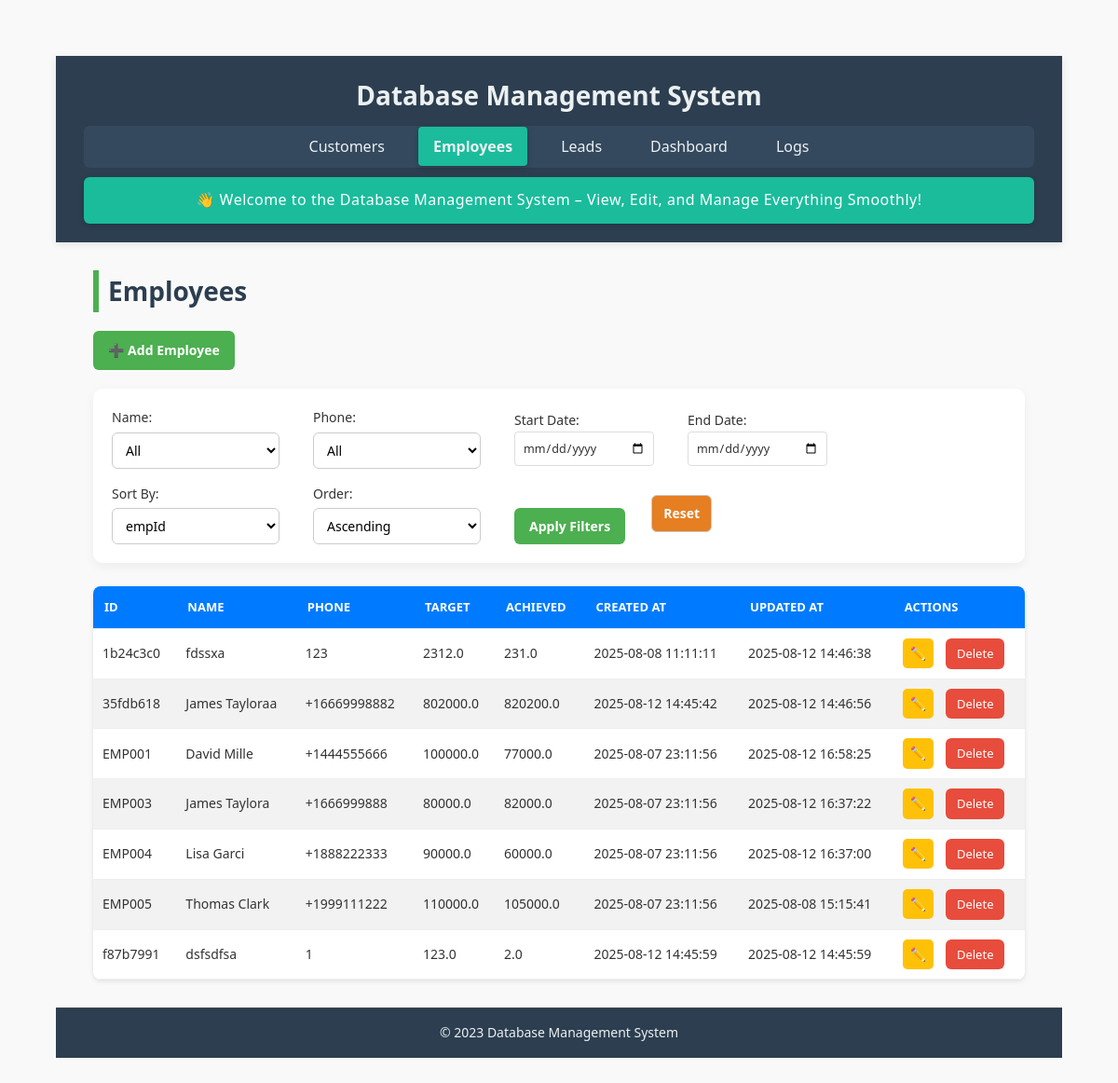
Page /employees on the earlier database version.
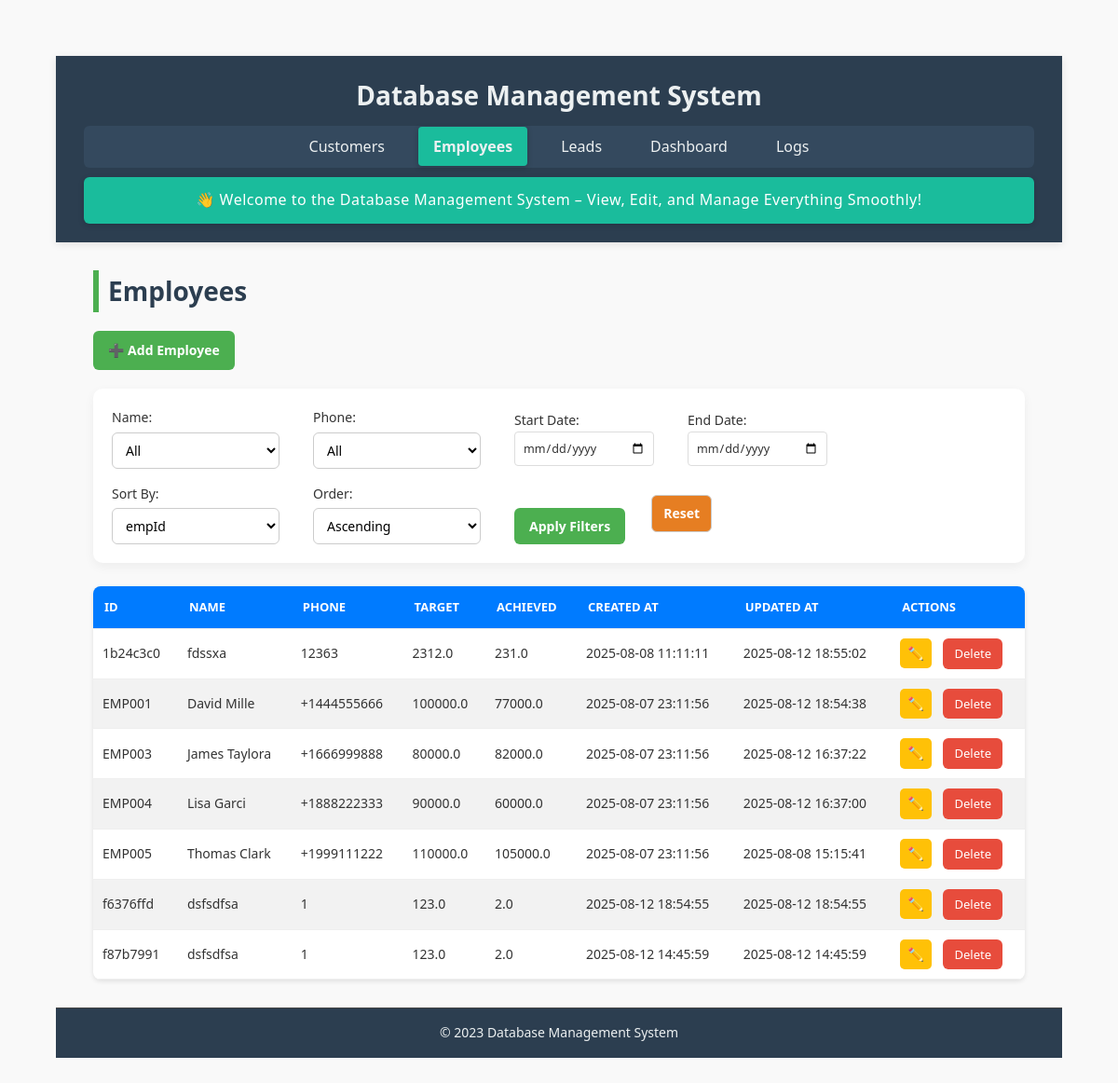
Same page on the later database version.
### tables this page shows
CREATE TABLE employees (
    empId TEXT PRIMARY KEY,
    empName TEXT NOT NULL,
    phoneNo TEXT,
    targetAmount REAL NOT NULL CHECK (targetAmount >= 0),
    achievedAmount REAL NOT NULL CHECK (achievedAmount >= 0),
    createdAt TEXT DEFAULT CURRENT_TIMESTAMP,
    updatedAt TEXT DEFAULT CURRENT_TIMESTAMP
);

### app.py (the view)
@app.route('/employees')
def employees():
    filters = {
        'empName': request.args.get('empName', ''),
        'phoneNo': request.args.get('phoneNo', ''),
        'start_date': request.args.get('start_date', ''),
        'end_date': request.args.get('end_date', '')
    }
    sort_by = request.args.get('sort_by', 'empId')
    sort_order = request.args.get('sort_order', 'asc')
    query = "SELECT * FROM employees WHERE 1=1"
    params = []
    for col in ['empName', 'phoneNo']:
        val = filters[col]
        if val:
            query += f" AND {col} = ?"
            params.append(val)
    if filters['start_date']:
        query += " AND DATE(createdAt) >= ?"
        params.append(filters['start_date'])
    if filters['end_date']:
        query += " AND DATE(createdAt) <= ?"
        params.append(filters['end_date'])
    query += f" ORDER BY {sort_by} {sort_order.upper()}"
    with closing(get_db_connection()) as conn:
        with closing(conn.cursor()) as cursor:
            cursor.execute(query, params)
            employees = cursor.fetchall()
            column_values = {
                'empName': [row['empName'] for row in conn.execute("SELECT DISTINCT empName FROM employees")],
                'phoneNo': [row['phoneNo'] for row in conn.execute("SELECT DISTINCT phoneNo FROM employees")]
            }
    return render_template('employees.html',
                         employees=employees,
                         filters=filters,
                         sort_by=sort_by,
                         sort_order=sort_order,
                         column_values=column_values)

### app.py (called while the page is built)
def get_db_connection():
    conn = sqlite3.connect(DATABASE, timeout=10)
    conn.row_factory = sqlite3.Row
    conn.execute("PRAGMA journal_mode=WAL")
    return conn

### templates/employees.html (shortened to what this page needs)
{% extends "base.html" %}
{% block content %}
<h2>Employees</h2>
<div class="button-group">
    <a href="{{ url_for('add_employee') }}" class="btn">➕ Add Employee</a>
</div>
<form method="GET" action="{{ url_for('employees') }}" class="filter-form">
    <label>Name:
        <select name="empName">
            <option value="">All</option>
        </select>
    </label>
    <label>Phone:
        <select name="phoneNo">
            <option value="">All</option>
        </select>
    </label>
    <label>Start Date:
        <input type="date" name="start_date" value="{{ filters.start_date }}">
    </label>
    <label>End Date:
        <input type="date" name="end_date" value="{{ filters.end_date }}">
    </label>
    <label>Sort By:
        <select name="sort_by">
            {% for col in ['empId', 'empName', 'targetAmount', 'achievedAmount', 'createdAt', 'updatedAt'] %}
            <option value="{{ col }}" {% if sort_by == col %}selected{% endif %}>{{ col }}</option>
            {% endfor %}
        </select>
    </label>
    <label>Order:
        <select name="sort_order">
            <option value="asc" {% if sort_order == 'asc' %}selected{% endif %}>Ascending</option>
        </select>
    </label>
    <button type="submit" class="btn">Apply Filters</button>
    <a href="{{ url_for('employees') }}" class="btn danger">Reset</a>
</form>
<table>
    <thead>
        <tr>
            <th>ID</th>
            <th>Name</th>
            <th>Phone</th>
            <th>Target</th>
            <th>Achieved</th>
            <th>Created At</th>
            <th>Updated At</th>
            <th>Actions</th>
        </tr>
    </thead>
    <tbody>
        {% for employee in employees %}
        <tr>
            <td>{{ employee.empId }}</td>
            <td>{{ employee.empName }}</td>
            <td>{{ employee.phoneNo or '' }}</td>
            <td>{{ employee.targetAmount }}</td>
            <td>{{ employee.achievedAmount }}</td>
            <td>{{ employee.createdAt }}</td>
            <td>{{ employee.updatedAt }}</td>
            <td>
                <a href="{{ url_for('edit_employee', emp_id=employee.empId) }}" class="btn small">✏️</a>
                <a href="{{ url_for('delete_employee', emp_id=employee.empId) }}" class="btn-delete"
                   onclick="return confirm('Delete this employee?')">Delete</a>
            </td>
        </tr>
        {% endfor %}
    </tbody>
</table>
{% endblock %}

Differences in the rows shown:
removed employees: empId "35fdb618", empName "James Tayloraa", phoneNo "+16669998882", targetAmount "802000.0", achievedAmount "820200.0", createdAt "2025-08-12 14:45:42", updatedAt "2025-08-12 14:46:56"
changed employees "fdssxa": phoneNo "123" → "12363"; updatedAt "2025-08-12 14:46:38" → "2025-08-12 18:55:02"
changed employees "EMP001": updatedAt "2025-08-12 16:58:25" → "2025-08-12 18:54:38"
added employees: empId "f6376ffd", empName "dsfsdfsa", phoneNo "1", targetAmount "123.0", achievedAmount "2.0", createdAt "2025-08-12 18:54:55", updatedAt "2025-08-12 18:54:55"
